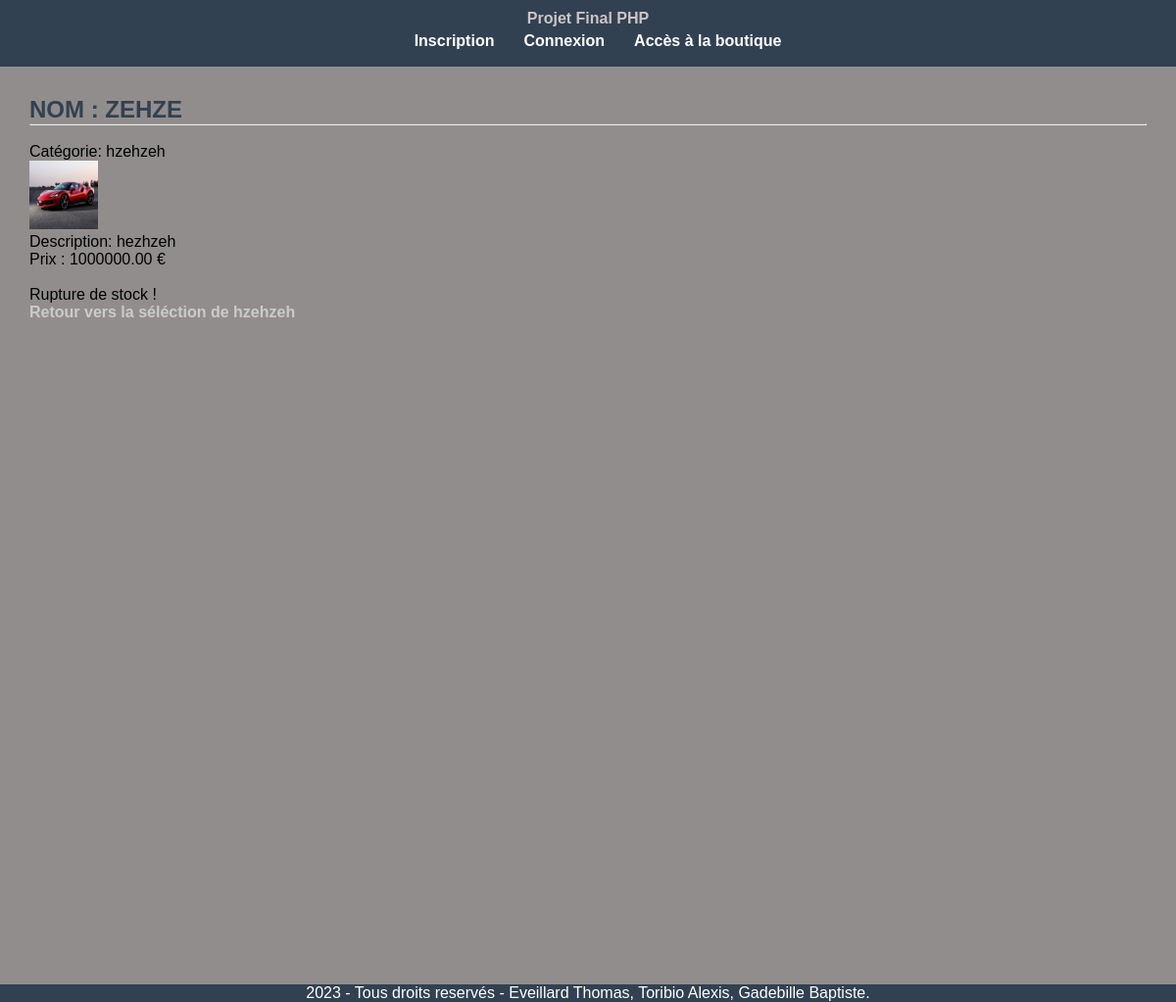
The page /fiche_produit.php?id=75 on the database its author committed.
### tables this page shows
CREATE TABLE `stock` (
  `id` int(11) NOT NULL,
  `article_id` int(11) DEFAULT NULL,
  `quantity` int(11) DEFAULT NULL
);

CREATE TABLE `article` (
  `id` int(11) NOT NULL,
  `name` varchar(255) NOT NULL,
  `description` text NOT NULL,
  `price` decimal(10,2) NOT NULL,
  `publication_date` date NOT NULL,
  `author_id` int(11) DEFAULT NULL,
  `image_link` varchar(255) DEFAULT NULL,
  `catégorie` varchar(20) NOT NULL
);

### fonction.inc.php (called while the page is built, shortened)
<?php
function executeRequete($req){
    global $mysqli;
    $resultat = $mysqli->query($req);
    return $resultat;
}
?>

### init.inc.php (called while the page is built, shortened)
<?php
$mysqli = new mysqli("localhost", "root", "", "php_exam_db");
$contenu = '';
require_once("fonction.inc.php");

### fiche_produit.php (the view, shortened to what this page needs)
<?php
require_once("init.inc.php");
if(isset($_GET['id']))  { $resultat = executeRequete("SELECT * FROM article INNER JOIN stock ON stock.article_id = article.id WHERE article.id = '$_GET[id]'"); }
$produit = $resultat->fetch_assoc();
$contenu .= "<h2>Nom : $produit[name]</h2><hr><br>";
$contenu .= "<p>Catégorie: $produit[catégorie]</p>";
$contenu .= "<img src='$produit[image_link]' ='150' height='150'>";
$contenu .= "<p>Description: $produit[description]</p>";
$contenu .= "<p>Prix : $produit[price] €</p><br>";
if($produit['quantity'] > 0){
    $contenu .= "<i>Nombre de produit(s) disponible : $produit[quantity] </i><br><br>";
    $contenu .= '<form method="post" action="panier.php">';
        $contenu .= "<input type='hidden' name='id' value='$produit[id]'>";
        $contenu .= '<label for="quantity">Quantité : </label>';
        $contenu .= '<select id="quantity" name="quantity">';
            for($i = 1; $i <= $produit['quantity'] && $i <= 5; $i++){
                $contenu .= "<option>$i</option>";
            }
        $contenu .= '</select>';
        $contenu .= '<input type="submit" name="ajout_panier" value="ajout au panier">';
    $contenu .= '</form>';
}
else{
    $contenu .= 'Rupture de stock !';
}
$contenu .= "<br><a href='boutique.php?catégorie=" . $produit['catégorie'] . "'>Retour vers la séléction de " . $produit['catégorie'] . "</a>";
require_once("haut.inc.php");
echo $contenu;
require_once("bas.inc.php");
?>

### style.css (style rules this page uses)
* { margin: 0; padding: 0; box-sizing: border-box; }
body { font-family: Arial, sans-serif; background: #918d8d }

### edit.css (style rules this page uses)
h1, h2 { text-transform: uppercase; color: #314151; }
img { width: 70px; height: 70px; }

### sell.css (style rules this page uses)
a { text-decoration: none; color: #cccaca; font-weight: bold; }

### rows shown on the page
stock: article.name "ZEHZE", article.catégorie "hzehzeh", article.image_link (picture), article.description "hezhzeh", article.price "1000000.00", quantity "Rupture de stock !"
